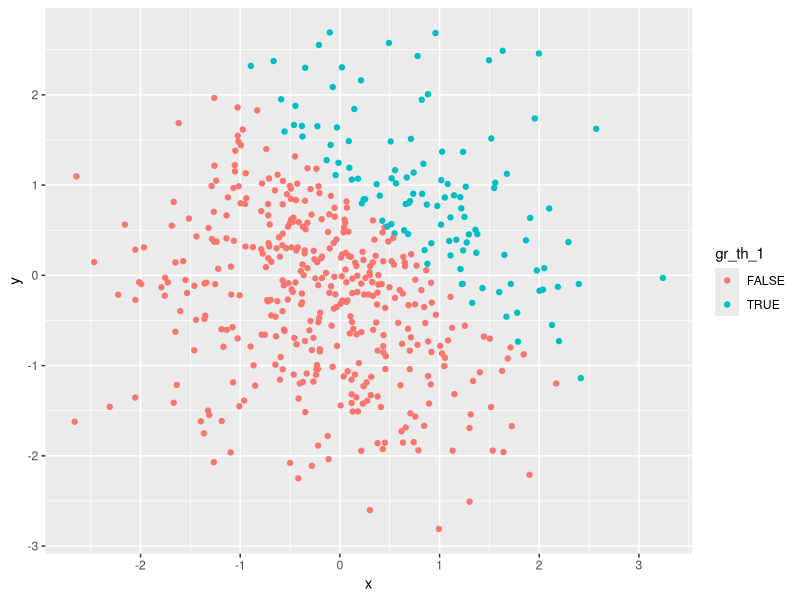
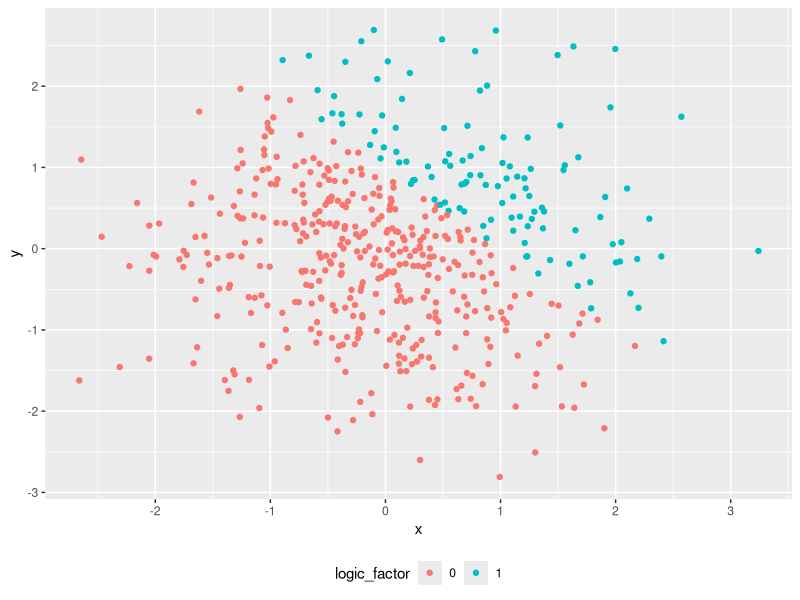
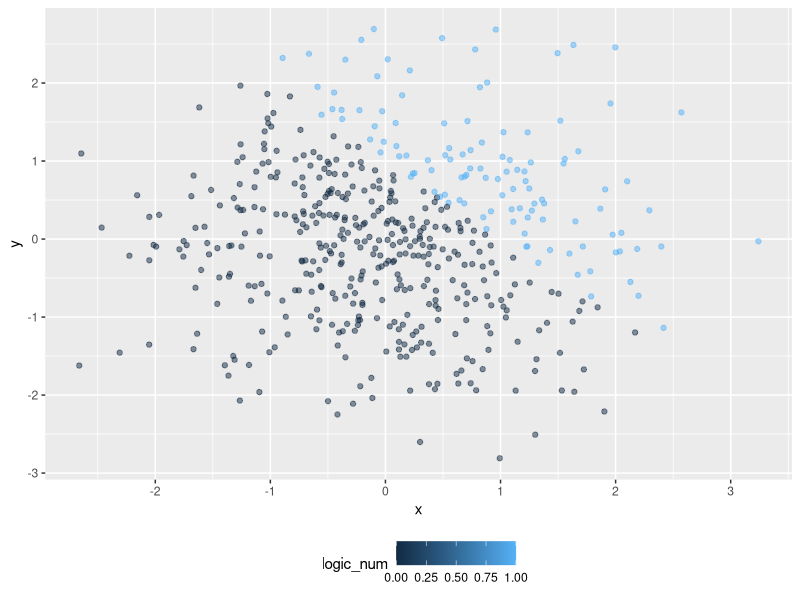
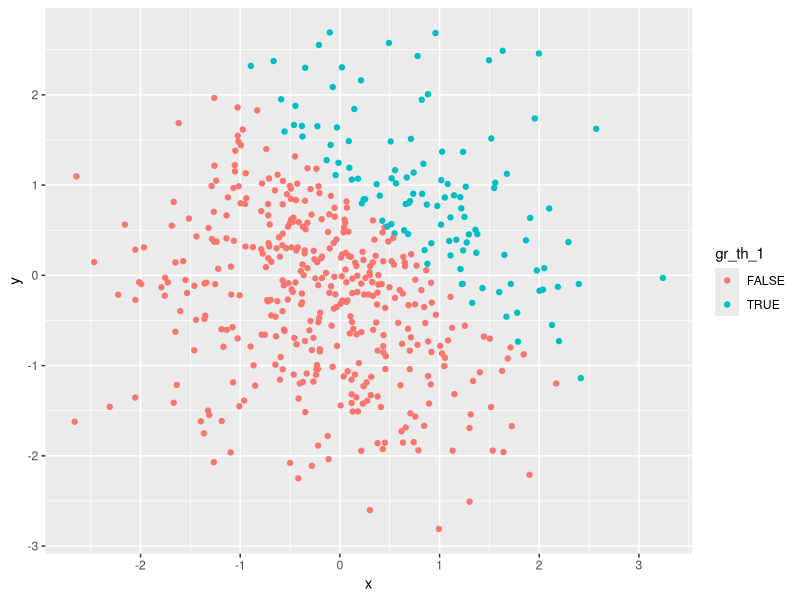
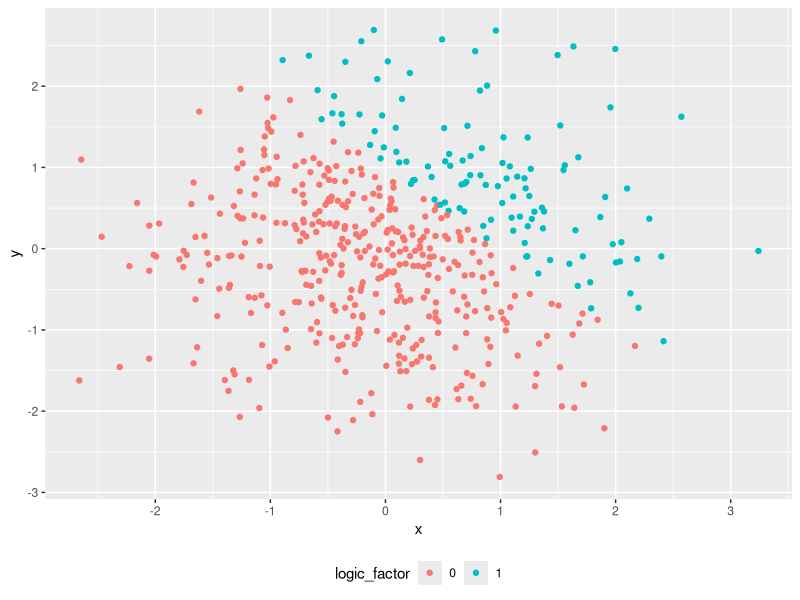
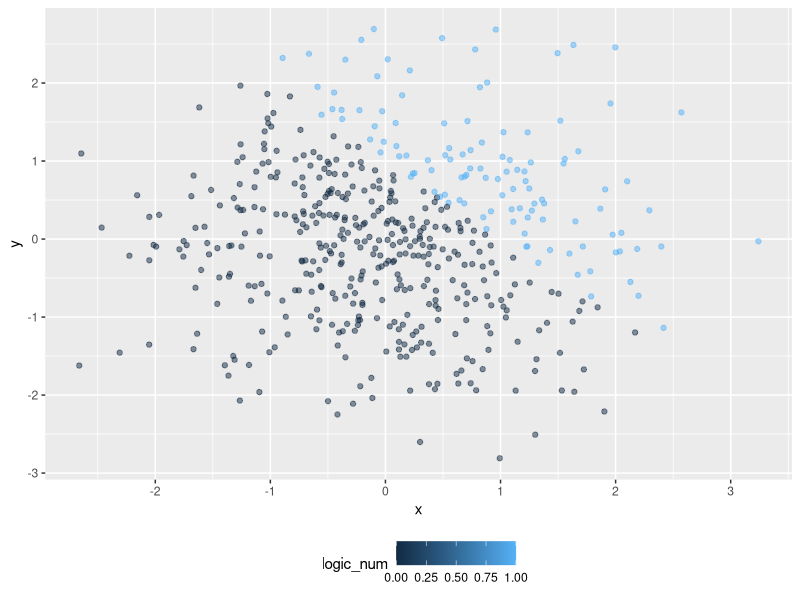

Recreate these plots in R, in order.
## ---- chunk 1
knitr::opts_chunk$set(echo = TRUE, eval = FALSE)

library(tidyverse)
library(dplyr)
library(knitr)
library(base)

#set seed for random sampling
set.seed(77)

#create tibble dataframe containing a sample of 8 following a normal distribution with mean = 0 and sd = 1 
df <- tibble(random_sample = rnorm(8,mean = 0, sd =1),
            #logical vector for if each element is greater than 0 
            gr_th_0 = random_sample > 0, 
            #make a character vector of length 8
            num_char = as.character(c(1,2,3,4,5,6,7,8)), 
            #make a factor vector of length 8
            level = factor(c("Low", "Medium","High","Low","Medium","High","Medium","High")) 
            )

#Taking the mean of all vectors in tibble dataframe df
mean(pull(df, random_sample))
mean(pull(df, gr_th_0))
mean(pull(df, num_char))
mean(pull(df, level))
## ---- chunk 2
#convert character variable into numeric
num_char <- as.numeric(
            pull(df,num_char)
)

#mutiply the converted numerical variable with random sample
num_char * pull(df,random_sample)

#convert the logical vector to a factor
gr_th_0_factor <- as.factor(
                     pull(df,gr_th_0)
)

#mutiply result with random sample
gr_th_0_factor * pull(df,random_sample)

#convert logical vector to a factor and to numeric
gr_th_0_num <- as.numeric(
                      as.factor(
                          pull(df,gr_th_0)
))

#mutiply result with random sample
gr_th_0_num * pull(df,random_sample)
## ---- chunk 3
##load library tidyverse
library(tidyverse)

##set seed for random sample
set.seed(123)

##make a tibble dataframe with two random normal variables, a logical vector, and its numericalized and factorized form
df_1 <- tibble(x = rnorm(500, mean = 0, sd = 1), #sample following a normal distribution with mean = 0 and sd = 1
               y = rnorm(500, mean = 0, sd = 1), 
               #logical vector for sum greater than 1 
               gr_th_1 = x + y > 1, 
               #factorize above vector
               logic_num = as.numeric(gr_th_1), 
               #numericalize above vector
               logic_factor = as.factor(logic_num) 
               )
## ---- chunk 4
##create scatterplot of x and y color coded by logical vector
df_1 %>% 
  ggplot(aes(x = x, y = y, color = gr_th_1)) + 
  geom_point() ##dot for each datapoint + 
  theme(legend.position = "bottom") #legend position

##use ggsave to save plot
ggsave("plot_logical.png")

##create scatterplot of x and y color coded by "factorized" logical vector
plot_logic_factor <- 
  df_1 %>% 
  ggplot(aes(x = x, y = y, color = logic_factor)) + 
  geom_point() +
  theme(legend.position = "bottom") 
plot_logic_factor

ggsave("plot_logic_factor.png")

##create scatterplot of x and y color coded by "numericalized" logical vector
plot_logic_num <-
  df_1 %>% 
  ggplot(aes(x = x, y = y, color = logic_num)) + 
  geom_point(alpha = .5) +  
  theme(legend.position = "bottom")
plot_logic_num 

ggsave("plot_logic_num.png")
